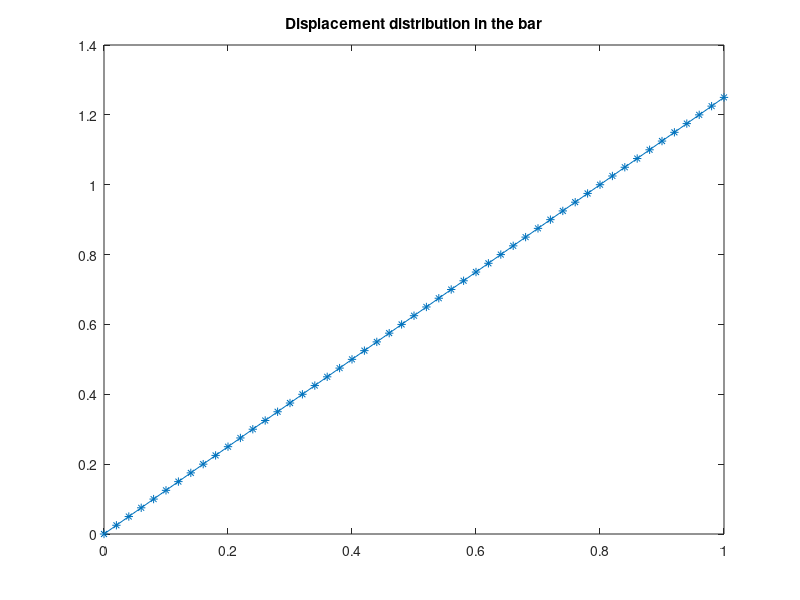
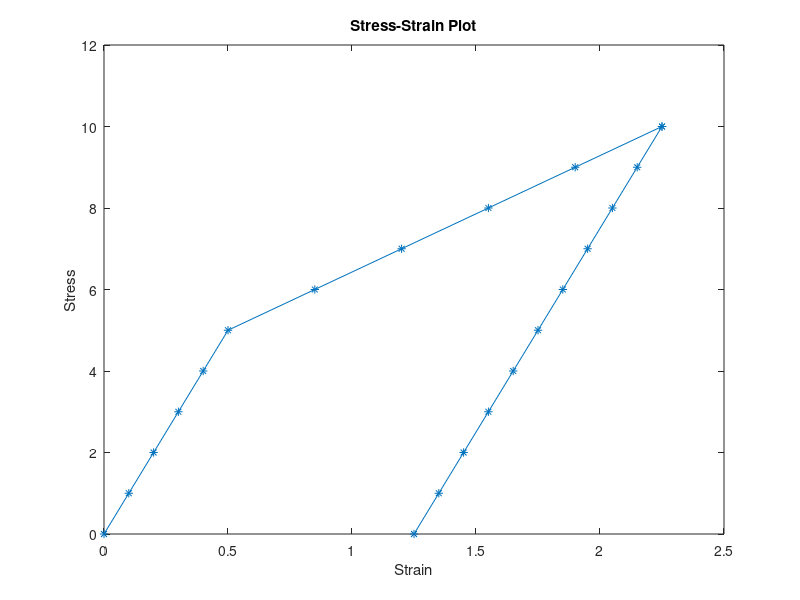

The MATLAB source for these figures, in order:
%Nick Andriano
%CEE 630
%Homework 4
%Problem 2

%ASSUMPTIONS
%a simple nonlinear hardening constitutive relation
%sigma(epsilon) = E * epsilon + alpha * E * abs(epsilon) * epsilon
%left end fixed, right end subjected to load
%small deformation, no geometric nonlinearity
%piecewise linear displacement approximation

clc;
clear all;
close all;

%%%%%%%%%%%%%%%%%%%%%%%%%%%%%%%%%%%%%%%%%%%%%%%%%%%% User input
E=10; %modulus in constitutive relation
alpha=100; %constant multiplier for nonlinear term
xrange=[0,1]; %domain
ndiv=50;%number of Finite Element divisions in the domain
finalLoad=10; %final load
NRtol=1e-8; %convergence threshold
g = 0;  %Essential Boundary Conditions
h = 10;  %Natural Boundary Tractions
%%%%%%%%%%%%%%%%%%%%%%%%%%%%%%%%%%%%%%%%%%%%%%%%%%%% End


%Take in number of loading steps as an input
%n_loads = input('Enter number of loading steps: ');
n_loads = 10;

len = xrange(2)-xrange(1);
nelem=ndiv;
nnode=ndiv+1;
nodalcoor=0:len/ndiv:len;
connectivity = zeros(nelem,2);
for i=1:nelem
    connectivity(i,1)=i;
    connectivity(i,2)=i+1;
end

%initialize counter
count=0;

%--Plasticity parameters--
sigma_y = 5;
H = 4;


%History
Eps_old(nelem,1) = 0;
ep_old(nelem,1) = 0;
Stress_2 = zeros(1,n_loads+1);
Strain_2 = zeros(1,n_loads+1);

%First load for incremental loading
initial_load = finalLoad/n_loads;


ResidualVec=zeros(nnode-1, 1); %%% initial residual vector
dispVec=zeros(nnode,1);%%% initial disp=zeros

%LOADING
for t = initial_load:(finalLoad/n_loads):finalLoad
    %update iterate count
    count = count + 1;
    
    %Create matrices to store strain and stress
    strain = zeros(nelem,1);
    stress = zeros(nelem,1);
    %Initialize plastic strain
    ep_i = zeros(n_loads,1);
    Fint = zeros(nnode,1);
    
    %Reset values for the incremental loading step for t and h
    LoadVec=zeros(nnode-1, 1);%%% external load Vec
    ResidualVec(nnode-1)=t;
    
    %Update load vector with current load
    LoadVec = LoadVec + ResidualVec;
    
    %Begin NR iteration
    NRiter=0;
    NRerror=finalLoad;
    while(NRiter<=500) % maximum NR iteration
        
        TangentK=zeros(nnode, nnode); % initalize tangent stiffness matrix
        Fint = zeros(nnode,1);
        for i=1:nelem
            nodes=connectivity(i, :);
            node1=nodes(1); x1=nodalcoor(node1);
            node2=nodes(2); x2=nodalcoor(node2);
            Bmat=[1/(x1-x2), 1/(x2-x1)];
            Epsilon(i) = Bmat*dispVec([node1, node2]); %element strain
            
            %Check if elastic/plastic
            if count == 1
                stress_trial = E*(Epsilon(i));
                Phi = abs(stress_trial) - (sigma_y);
            else
                stress_trial = E*(Epsilon(i)-Eps_old(i,1));
                Phi = abs(stress_trial)-(sigma_y + H*ep_old(i,1));
            end
            %
            
            %for elastic
            if (Phi <= 0)
                stress(i,1) = stress_trial;
                strain(i,1) = Eps_old(i);
                ep_i(i,1) = ep_old(i,1);
                C_mod = E;
            %for plastic
            else
                %RETURN MAP
                deltaGamma = Phi/(E+H);
                ep_i(i,1) = ep_old(i,1)+deltaGamma;
                %Epsilon = Eps_old(i,1) + deltaGamma*sign(stress_trial);
                stress(i,1) = stress_trial -E*deltaGamma*sign(stress_trial);
                strain(i,1) = Eps_old(i,1)+deltaGamma*sign(stress_trial);
                C_mod = E*H/(E+H);
            end
            
            %ORIGINAL
            %K=E+alpha*E*2*abs(Epsilon); %update modulus
            
            K = C_mod;
            
            Kmat = K*(Bmat'*Bmat)*(x2-x1); %local stiffness matrix
            TangentK(node1, node1)=TangentK(node1, node1)+Kmat(1,1);
            TangentK(node1, node2)=TangentK(node1, node2)+Kmat(1,2);
            TangentK(node2, node1)=TangentK(node2, node1)+Kmat(2,1);
            TangentK(node2, node2)=TangentK(node2, node2)+Kmat(2,2);
            
            Fe_int = Bmat'*stress(i,1)*(x2-x1);
            Fint(node1,1) = Fint(node1,1)+Fe_int(1,1);
            Fint(node2,1) = Fint(node2,1)+Fe_int(2,1);
        end
        Strain_2(count+1) = Epsilon(2);
        
        if(NRiter>=2)
            ResidualVec = LoadVec - Fint(2:nnode,1);
        end
        if(NRerror<NRtol)
            break; %% break if error drops below tolerance
        end
        
        deltaDisp=TangentK(2:nnode, 2:nnode)\ResidualVec;
        deltaDisp=[0; deltaDisp];
        dispVec=dispVec+deltaDisp;
        NRerror=norm(ResidualVec)/t;
        NRiter=NRiter+1;
    end
    
    Stress_2(count+1) = stress(2);
    Eps_old = strain;
    ep_old = ep_i;
    
    
end


%UNLOADING
for t = finalLoad:-(finalLoad/n_loads):0
    %update iterate count
    count = count + 1;
    
    %Create matrices to store strain and stress
    strain = zeros(nelem,1);
    stress = zeros(nelem,1);
    %Initialize plastic strain
    ep_i = zeros(n_loads,1);
    Fint = zeros(nnode,1);
    
    %Reset values for the incremental loading step for t and h
    LoadVec=zeros(nnode-1, 1);%%% external load Vec
    ResidualVec(nnode-1)=t;
    
    %Update load vector with current load
    LoadVec = LoadVec + ResidualVec;
    
    %Begin NR iteration
    NRiter=0;
    NRerror=finalLoad;
    while(NRiter<=500) % maximum NR iteration
        
        TangentK=zeros(nnode, nnode); % initalize tangent stiffness matrix
        Fint = zeros(nnode,1);
        for i=1:nelem
            nodes=connectivity(i, :);
            node1=nodes(1); x1=nodalcoor(node1);
            node2=nodes(2); x2=nodalcoor(node2);
            Bmat=[1/(x1-x2), 1/(x2-x1)];
            Epsilon(i) = Bmat*dispVec([node1, node2]); %element strain
            
            %Check if elastic/plastic
            if count == 1
                stress_trial = E*(Epsilon(i));
                Phi = abs(stress_trial) - (sigma_y);
            else
                stress_trial = E*(Epsilon(i)-Eps_old(i,1));
                Phi = abs(stress_trial)-(sigma_y + H*ep_old(i,1));
            end
            %
            
            %for elastic
            if (Phi <= 0)
                stress(i,1) = stress_trial;
                strain(i,1) = Eps_old(i);
                ep_i(i,1) = ep_old(i,1);
                C_mod = E;
            %for plastic
            else
                %RETURN MAP
                deltaGamma = Phi/(E+H);
                ep_i(i,1) = ep_old(i,1)+deltaGamma;
                %Epsilon = Eps_old(i,1) + deltaGamma*sign(stress_trial);
                stress(i,1) = stress_trial -E*deltaGamma*sign(stress_trial);
                strain(i,1) = Eps_old(i,1)+deltaGamma*sign(stress_trial);
                C_mod = E*H/(E+H);
            end
            
            K = E;
            
            Kmat = K*(Bmat'*Bmat)*(x2-x1); %local stiffness matrix
            TangentK(node1, node1)=TangentK(node1, node1)+Kmat(1,1);
            TangentK(node1, node2)=TangentK(node1, node2)+Kmat(1,2);
            TangentK(node2, node1)=TangentK(node2, node1)+Kmat(2,1);
            TangentK(node2, node2)=TangentK(node2, node2)+Kmat(2,2);
            
            Fe_int = Bmat'*stress(i,1)*(x2-x1);
            Fint(node1,1) = Fint(node1,1)+Fe_int(1,1);
            Fint(node2,1) = Fint(node2,1)+Fe_int(2,1);
        end
        Strain_2(count+1) = Epsilon(2);
        
        if(NRiter>=2)
            ResidualVec = LoadVec - Fint(2:nnode,1);
        end
        if(NRerror<NRtol)
            break; %% break if error drops below tolerance
        end
        
        deltaDisp=TangentK(2:nnode, 2:nnode)\ResidualVec;
        deltaDisp=[0; deltaDisp];
        dispVec=dispVec+deltaDisp;
        NRerror=norm(ResidualVec)/t;
        NRiter=NRiter+1;
    end
    
    Stress_2(count+1) = stress(2);
    Eps_old = strain;
    ep_old = ep_i; 
end


%Plot displacement in bar
p1 = figure(1);
plot(nodalcoor,dispVec, '-*');
title('Displacement distribution in the bar');
saveas(p1,'/Users/crhea/Dropbox/Duke_courses/Civil_Engineering/630_NonlinearFEM/Homework4/problem2_10.png')

%Plot stress-strain for second element
p2 = figure(2);
plot(Strain_2,Stress_2,'-*');
title('Stress-Strain Plot');
xlabel('Strain');
ylabel('Stress');
ylim([0 12]);
saveas(p2,'/Users/crhea/Dropbox/Duke_courses/Civil_Engineering/630_NonlinearFEM/Homework4/problem2_stress-strain.png')







